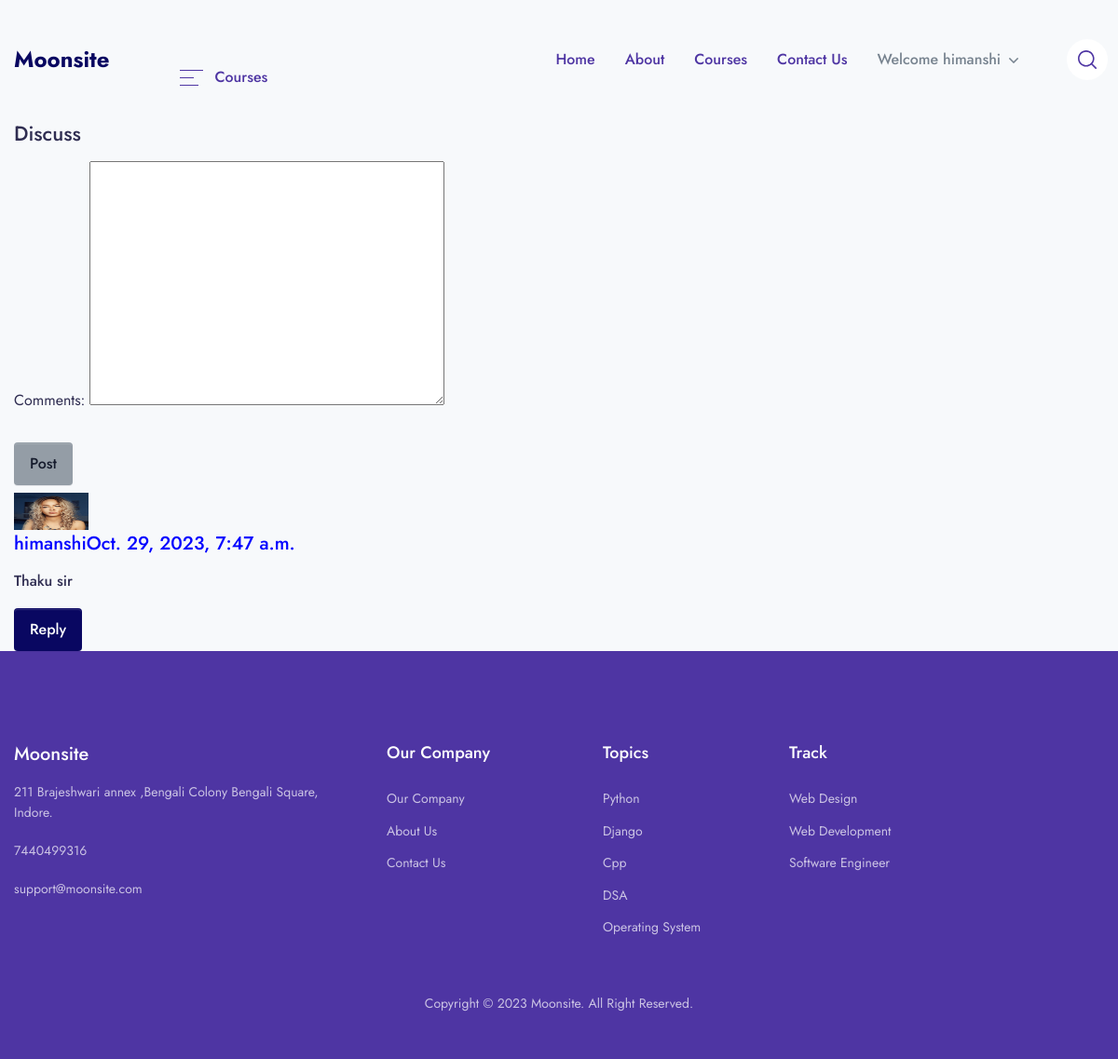
/discuss/cpp (signed in), run on the app's committed database.
### app/models.py (models this page shows, shortened)
class Post(models.Model):
    id = models.AutoField ( primary_key=True )
    name = models.CharField(max_length=100)
    comments =  RichTextField(blank=True ,null=True)
    course = models.ForeignKey ( Course, on_delete=models.CASCADE )
    parent = models.ForeignKey('self',on_delete=models.CASCADE,null=True)
    timestamp=models.DateTimeField(default=now)

### mysite/views.py (the view, shortened to what this page needs)
# urls.py: path('discuss/<slug:slug>',views.discuss,name="discuss"),
def discuss(request,slug):
    course = Course.objects.filter ( slug=slug )[0]
    queries = Post.objects.filter(course=course)
    form = PostForm
    return render(request,'course/discuss.html',{"form":form,'slug':slug,"queries":queries})

### templates/course/discuss.html (shortened to what this page needs)
{% extends 'base.html' %} {% block title%} Discuss_Forum {% endblock %}
 {% block content %}
<div class="container">
  <h3 style="color=blue"> Discuss </h3>
  <div class="form-group">
    <form method="post" action="#">
      {% csrf_token %} {{form.media}} {{form.as_p}}
      <button class="btn btn-sm my-2 btn-secondary" type="submit">Post</button>
    </form>
  </div>
  {% for b in queries %}
    <div class="user-profile col-md-1">
      <img
        src="/static/assets/img/instructors/instructor-1.jpg"
        height="40px"
        width="80px"
        alt=""
      />
    </div>
    <div class="comment col-md-10">
      <h4 style="color: blue">{{b.name}}{{b.timestamp }}</h4>
      <h6>{{b.comments|safe}}</h6>
      <div class="reply">
        <button
          class="btn btn-sm btn-primary"
          type="button"
          data-bs-toggle="collapse"
          data-bs-target="#collapseExample{{b.id}}"
          aria-expanded="false"
          aria-controls="collapseExample"
        >
          Reply
        </button>
      </div>
    </div>
    {% endfor %}
  </div>
  {% endblock %}

### templates/components/header.html (shortened to what this page needs)
    <header class="navbar navbar-expand-xl navbar-light" >
        <div class="container">
            <a class="navbar-brand" href="{% url 'home'%}">
                <div class="" style = "">Moonsite </div>
            <ul class="navbar-nav navbar-vertical ms-xl-4 d-none d-xl-flex">
                <li class="nav-item dropdown">
                    <a class="nav-link pb-4 mb-n4 px-0 pt-0" id="navbarVerticalMenu" data-bs-toggle="dropdown" href="#" aria-haspopup="true" aria-expanded="false">
                        <div class="py-3 px-5 d-flex align-items-center">
                            <div class="me-3 ms-1 text-gigas d-flex">
                                <svg width="25" height="17" viewBox="0 0 25 17" xmlns="http://www.w3.org/2000/svg">
                                    <rect width="25" height="1" fill="currentColor"/>
                                    <rect y="8" width="15" height="1" fill="currentColor"/>
                                    <rect y="16" width="20" height="1" fill="currentColor"/>
                                </svg>
                            </div>
                            <span class="text-gigas fw-medium me-1">Courses</span>
                        </div>
                    </a>
                </li>
            </ul>
            <div class="collapse navbar-collapse z-index-lg" id="navbarCollapse">
                <ul class="navbar-nav ms-auto">
                    <li class="nav-item dropdown dropdown-full-width">
                        <a class="nav-link px-xl-4 text-gigas"   href="{% url 'home' %}" aria-haspopup="true" aria-expanded="false">
                            Home
                        </a>
                    </li>
                     <li class="nav-item dropdown dropdown-full-width">
                        <a class="nav-link  px-xl-4 text-gigas"   href="{% url 'aboutus' %}" aria-haspopup="true" aria-expanded="false">
                           About
                        </a>
                    </li>
                    {% if request.user.is_authenticated %}
                    <li class="nav-item dropdown">
                        <a class="nav-link  px-xl-4 text-gigas"  href="{%  url 'course' %}" aria-haspopup="true" aria-expanded="false">
                            Courses
                        </a>
                    </li>
                    {% endif %}
                    <li class="nav-item dropdown dropdown-full-width">
                        <a class="nav-link px-xl-4 text-gigas"  href="{% url 'contact' %}" aria-haspopup="true" aria-expanded="false">
                            Contact Us
                        </a>
                    </li>
                    {% if user.is_authenticated %}
                           <li class="nav-item dropdown">
                        <a class="nav-link dropdown-toggle px-xl-4" id="navbarBlog" data-bs-toggle="dropdown" href="#" aria-haspopup="true" aria-expanded="false">
                      Welcome {{user.username}}
                        </a>
                    </li>
                    {% endif %}
                </ul>
            </div>
            <ul class="navbar-nav flex-row ms-n4 ms-sm-auto ms-xl-0 me-n2 me-md-n4">
                <li class="nav-item border-0 px-1 px-md-3">
                </li>
                <li class="nav-item border-0 px-1 px-md-3 d-none d-370-block d-xl-block">
                    <a class="nav-link d-flex p-3 bg-white-all rounded-circle search-mobile text-gigas icon-xs" data-bs-toggle="collapse" href="#collapseSearchMobile" role="button" aria-expanded="false" aria-controls="collapseSearchMobile">
                    </a>
                </li>
            </ul>
        </div>
    </header>

### data on the page
Post: name "himanshi", timestamp "Oct. 29, 2023, 7:47 a.m.", comments "Thaku sir"

### other printed values
{{ user.username }} "himanshi"
